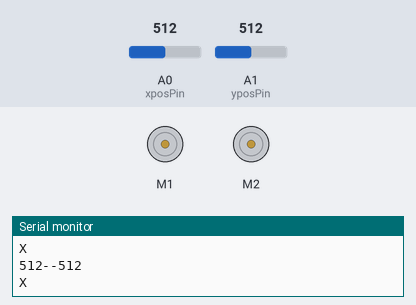
Recording of a sketch running on a simulated Arduino Uno, built with avr-gcc and run on an emulated ATmega328P. On the bench: 2 × DC motor (green arrow = forward, orange = backward, longer = faster), the last lines printed to the serial monitor. Inputs (shaded band) come from the test bench; at power-on: A0 (xposPin) = 512, A1 (yposPin) = 512.

Above: at 1.2 s.
1.3 s: A0 (xposPin) set to 785
2.8 s: A0 (xposPin) set to 813
At 3.8 s:
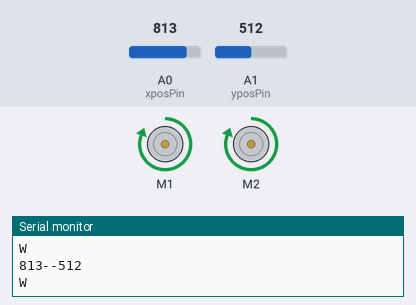
4.3 s: A1 (yposPin) set to 810
At 5.3 s:
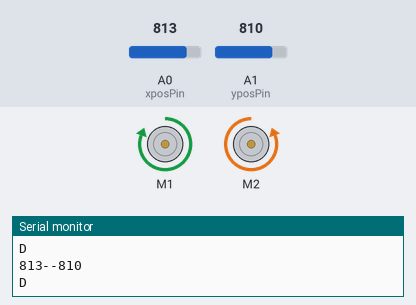
5.9 s: A0 (xposPin) set to 11
7.4 s: A0 (xposPin) set to 8
At 7.9 s:
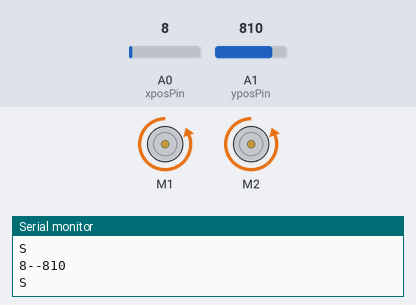
8.9 s: A0 (xposPin) set to 122
At 9.3 s:
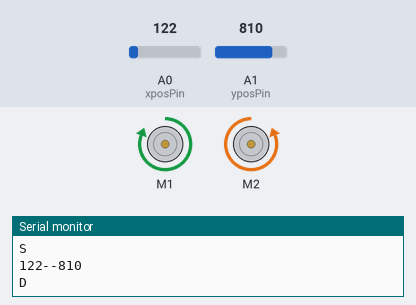
Timing chart, 0 to 11.5 s (numbered marks = the images above; inputs shaded):
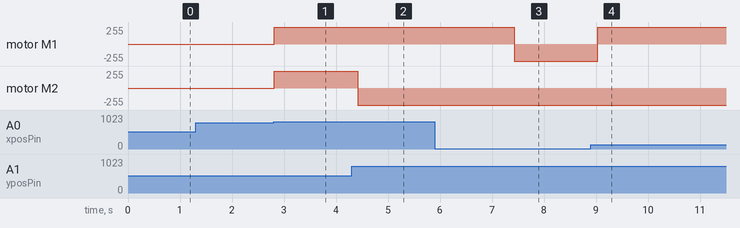

Measured:
- the behaviour switches between 800 and 801 on A0 (xposPin) (found by bisection; images 0 and 1)
- the behaviour switches between 10 and 9 on A0 (xposPin) (found by bisection; images 2 and 3)
- after the input at 2.8 s, motor M1, motor M2: stopped → forward 255/255 at once
- after the input at 4.3 s, motor M2: forward 255/255 → backward 255/255 after 0.12 s
- after the input at 7.4 s, motor M1: forward 255/255 → backward 255/255 at once
- after the input at 8.9 s, motor M1: backward 255/255 → forward 255/255 after 0.13 s

The sketch:

motor_contorl.ino
```cpp
#include <AFMotor.h>

AF_DCMotor motor1(1);
AF_DCMotor motor2(2);

int xposPin = A0; // 雙軸按鍵搖桿 VRx 接 Arduino Analog pin A0
int yposPin = A1; // 雙軸按鍵搖桿 VRy 接 Arduino Analog pin A1
int Xpos, Ypos;
char command;

void setup() {
  Serial.begin(9600);
  Serial.println("Motor control via Serial Monitor!");
  motor1.setSpeed(255);
  motor1.run(RELEASE);
  motor2.setSpeed(255);
  motor2.run(RELEASE);

}

void loop() {
  Xpos = analogRead(xposPin);
  Ypos = analogRead(yposPin);
  Serial.print(Xpos);
  Serial.print("--");
  Serial.println(Ypos);
  Serial.println(command);

  if (Xpos > 800 && Ypos <800 && Ypos>300) {
    command = 'W';
  } else if (Xpos < 10 && 300 < Ypos <800 ) {
    command = 'S';
  } else if (Ypos > 800 && 300 < Xpos <800 ) {
    command = 'D';
  } else if (Ypos < 10 && Xpos <800 && Xpos>300) {
    command = 'A';
  } else{
    command = 'X';
  }

  switch (command) {
    case 'W':
      motor1.run(FORWARD);
      motor2.run(FORWARD);
      delay(100);
      break;
    case 'A':
      motor1.run(BACKWARD);
      motor2.run(FORWARD);
      delay(100);
      break;
    case 'S':
      motor1.run(BACKWARD);
      motor2.run(BACKWARD);
      delay(100);
      break;
    case 'D':
      motor1.run(FORWARD);
      motor2.run(BACKWARD);
      delay(100);
      break;
    case 'X':
      motor1.run(RELEASE);
      motor2.run(RELEASE);
      delay(100);
      break;
  }
  Xpos = 524;
  Ypos = 524;
  delay(100);
}
```
